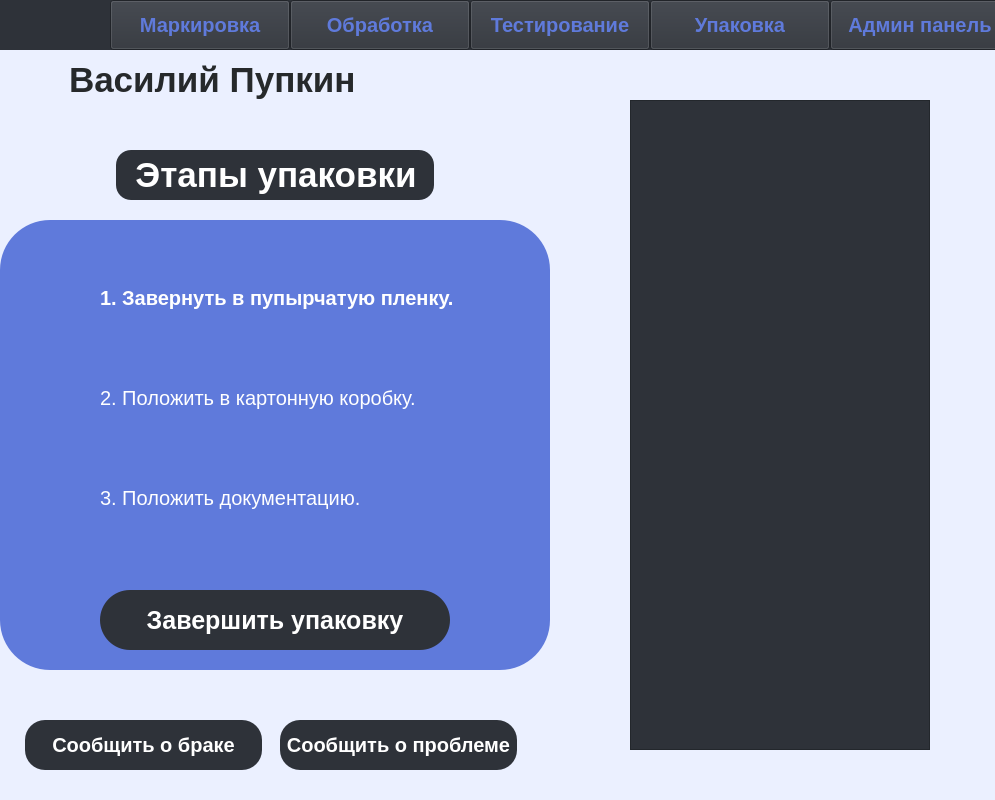
<?xml version="1.0" encoding="UTF-8"?>
<ui version="4.0">
 <class>MainWindow</class>
 <widget class="QMainWindow" name="MainWindow">
  <property name="geometry">
   <rect>
    <x>0</x>
    <y>0</y>
    <width>995</width>
    <height>800</height>
   </rect>
  </property>
  <property name="windowTitle">
   <string>MainWindow</string>
  </property>
  <widget class="QWidget" name="centralwidget">
   <widget class="QWidget" name="widget_2" native="true">
    <property name="geometry">
     <rect>
      <x>0</x>
      <y>50</y>
      <width>1001</width>
      <height>751</height>
     </rect>
    </property>
    <property name="styleSheet">
     <string notr="true">background-color: rgb(235, 240, 255);</string>
    </property>
    <widget class="QWidget" name="widget_4" native="true">
     <property name="geometry">
      <rect>
       <x>550</x>
       <y>0</y>
       <width>450</width>
       <height>750</height>
      </rect>
     </property>
     <widget class="QTableView" name="tableView">
      <property name="geometry">
       <rect>
        <x>80</x>
        <y>50</y>
        <width>300</width>
        <height>650</height>
       </rect>
      </property>
      <property name="styleSheet">
       <string notr="true">background-color: #2E3239;</string>
      </property>
     </widget>
    </widget>
    <widget class="QWidget" name="widget_5" native="true">
     <property name="geometry">
      <rect>
       <x>0</x>
       <y>0</y>
       <width>550</width>
       <height>70</height>
      </rect>
     </property>
     <property name="styleSheet">
      <string notr="true">background-color: rgb(235, 240, 255);
color: #26292B;</string>
     </property>
     <widget class="QLabel" name="label_2">
      <property name="geometry">
       <rect>
        <x>50</x>
        <y>10</y>
        <width>450</width>
        <height>40</height>
       </rect>
      </property>
      <property name="styleSheet">
       <string notr="true">font: 35px;
padding-left: 10px;
font-weight: 600;</string>
      </property>
      <property name="text">
       <string>Василий Пупкин</string>
      </property>
     </widget>
    </widget>
    <widget class="QWidget" name="widget_6" native="true">
     <property name="geometry">
      <rect>
       <x>0</x>
       <y>70</y>
       <width>550</width>
       <height>680</height>
      </rect>
     </property>
     <widget class="QLabel" name="label">
      <property name="geometry">
       <rect>
        <x>116</x>
        <y>30</y>
        <width>318</width>
        <height>50</height>
       </rect>
      </property>
      <property name="styleSheet">
       <string notr="true">color: rgb(255, 255, 255);
background-color: #2E3239;
font: 35px;
font-weight: 700;
border-radius: 15px;</string>
      </property>
      <property name="text">
       <string>  Этапы упаковки</string>
      </property>
     </widget>
     <widget class="QWidget" name="widget_7" native="true">
      <property name="geometry">
       <rect>
        <x>0</x>
        <y>100</y>
        <width>550</width>
        <height>450</height>
       </rect>
      </property>
      <property name="styleSheet">
       <string notr="true">background-color: #5F7ADB;
color: rgb(255, 255, 255);
border-radius: 50px;</string>
      </property>
      <widget class="QPushButton" name="pushButton">
       <property name="geometry">
        <rect>
         <x>100</x>
         <y>370</y>
         <width>350</width>
         <height>60</height>
        </rect>
       </property>
       <property name="styleSheet">
        <string notr="true">font: 25px;
font-weight: 600;
background-color: #2E3239;
border-radius: 30px;</string>
       </property>
       <property name="text">
        <string>Завершить упаковку</string>
       </property>
      </widget>
      <widget class="QLabel" name="label_3">
       <property name="geometry">
        <rect>
         <x>100</x>
         <y>60</y>
         <width>400</width>
         <height>35</height>
        </rect>
       </property>
       <property name="styleSheet">
        <string notr="true">font: 20px;
font-weight: 500;</string>
       </property>
       <property name="text">
        <string>1. Завернуть в пупырчатую пленку.</string>
       </property>
      </widget>
      <widget class="QLabel" name="label_4">
       <property name="geometry">
        <rect>
         <x>100</x>
         <y>160</y>
         <width>400</width>
         <height>35</height>
        </rect>
       </property>
       <property name="styleSheet">
        <string notr="true">font: 20px;</string>
       </property>
       <property name="text">
        <string>2. Положить в картонную коробку.</string>
       </property>
      </widget>
      <widget class="QLabel" name="label_5">
       <property name="geometry">
        <rect>
         <x>100</x>
         <y>260</y>
         <width>400</width>
         <height>35</height>
        </rect>
       </property>
       <property name="styleSheet">
        <string notr="true">font: 20px;</string>
       </property>
       <property name="text">
        <string>3. Положить документацию.</string>
       </property>
      </widget>
     </widget>
     <widget class="QPushButton" name="pushButton_9">
      <property name="geometry">
       <rect>
        <x>25</x>
        <y>600</y>
        <width>237</width>
        <height>50</height>
       </rect>
      </property>
      <property name="styleSheet">
       <string notr="true">background-color: #2E3239;
color: rgb(255, 255, 255);
border-radius: 20px;
font: 20px;
font-weight: 700;</string>
      </property>
      <property name="text">
       <string>Сообщить о браке</string>
      </property>
     </widget>
     <widget class="QPushButton" name="pushButton_4">
      <property name="geometry">
       <rect>
        <x>280</x>
        <y>600</y>
        <width>237</width>
        <height>50</height>
       </rect>
      </property>
      <property name="styleSheet">
       <string notr="true">background-color: #2E3239;
color: rgb(255, 255, 255);
border-radius: 20px;
font: 20px;
font-weight: 700;</string>
      </property>
      <property name="text">
       <string>Сообщить о проблеме</string>
      </property>
     </widget>
    </widget>
   </widget>
   <widget class="QWidget" name="widget" native="true">
    <property name="geometry">
     <rect>
      <x>0</x>
      <y>0</y>
      <width>1000</width>
      <height>50</height>
     </rect>
    </property>
    <property name="styleSheet">
     <string notr="true">color: #5F7ADB;
font: 20px;
background-color: #2E3239;
font-weight: 700;
</string>
    </property>
    <widget class="QPushButton" name="pushButton_7">
     <property name="geometry">
      <rect>
       <x>110</x>
       <y>0</y>
       <width>180</width>
       <height>50</height>
      </rect>
     </property>
     <property name="text">
      <string>Маркировка</string>
     </property>
    </widget>
    <widget class="QPushButton" name="pushButton_2">
     <property name="geometry">
      <rect>
       <x>470</x>
       <y>0</y>
       <width>180</width>
       <height>50</height>
      </rect>
     </property>
     <property name="styleSheet">
      <string notr="true"/>
     </property>
     <property name="text">
      <string>Тестирование</string>
     </property>
    </widget>
    <widget class="QPushButton" name="pushButton_5">
     <property name="geometry">
      <rect>
       <x>650</x>
       <y>0</y>
       <width>180</width>
       <height>50</height>
      </rect>
     </property>
     <property name="text">
      <string>Упаковка</string>
     </property>
    </widget>
    <widget class="QPushButton" name="pushButton_6">
     <property name="geometry">
      <rect>
       <x>830</x>
       <y>0</y>
       <width>180</width>
       <height>50</height>
      </rect>
     </property>
     <property name="text">
      <string>Админ панель</string>
     </property>
    </widget>
    <widget class="QPushButton" name="pushButton_8">
     <property name="geometry">
      <rect>
       <x>290</x>
       <y>0</y>
       <width>180</width>
       <height>50</height>
      </rect>
     </property>
     <property name="text">
      <string>Обработка</string>
     </property>
    </widget>
    <widget class="QWidget" name="widget_8" native="true">
     <property name="geometry">
      <rect>
       <x>0</x>
       <y>0</y>
       <width>110</width>
       <height>50</height>
      </rect>
     </property>
     <widget class="QLabel" name="label_9">
      <property name="geometry">
       <rect>
        <x>0</x>
        <y>0</y>
        <width>110</width>
        <height>50</height>
       </rect>
      </property>
      <property name="text">
       <string/>
      </property>
      <property name="pixmap">
       <pixmap>Метран.jpg</pixmap>
      </property>
     </widget>
    </widget>
   </widget>
  </widget>
 </widget>
 <resources/>
 <connections/>
</ui>
